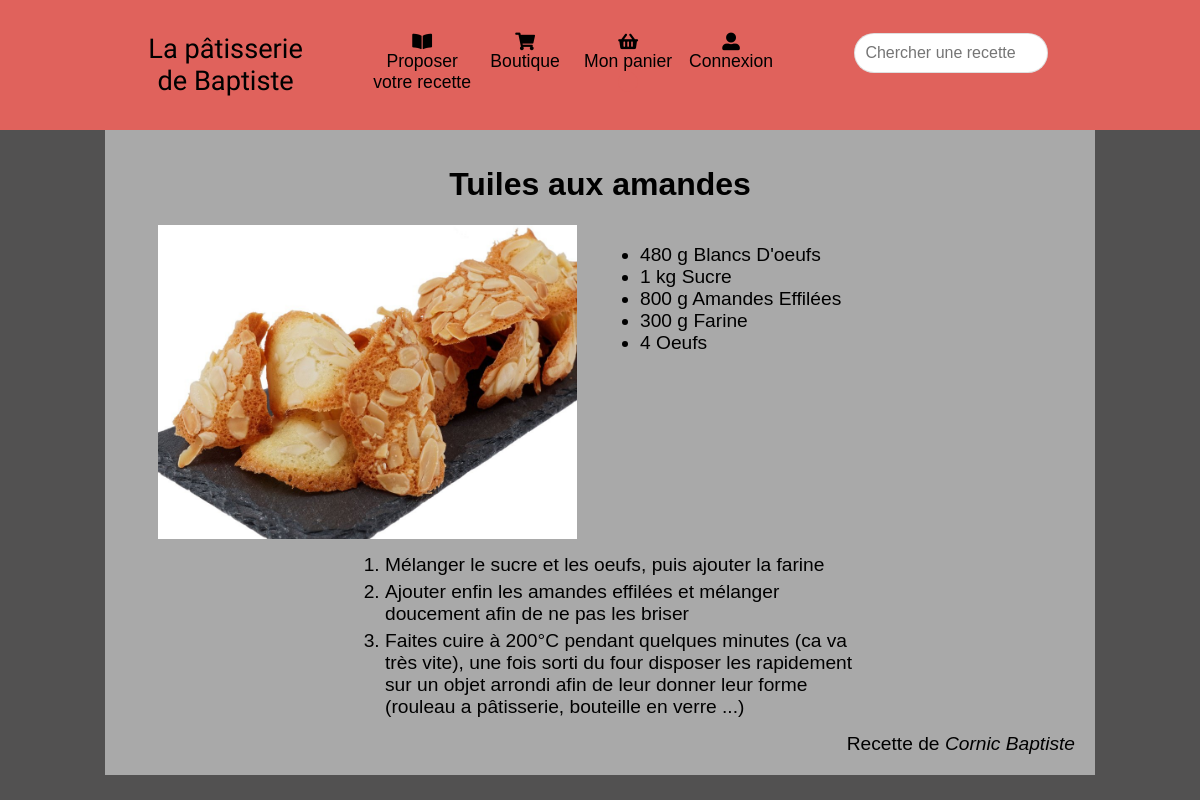
The app's page /recipe.php?id=61 with its own data.
### tables this page shows
CREATE TABLE `recipes` (
  `id` int(11) NOT NULL,
  `recipe_name` varchar(255) NOT NULL,
  `picture` varchar(255) NOT NULL,
  `validate` tinyint(1) NOT NULL,
  `user_id` int(11) NOT NULL
);

CREATE TABLE `ingredients` (
  `ingredient_id` int(11) NOT NULL,
  `ingredient_name` varchar(255) NOT NULL,
  `quantity` varchar(15) NOT NULL,
  `unit` varchar(25) NOT NULL,
  `recipe_id` int(11) NOT NULL
);

CREATE TABLE `directions` (
  `step_order` int(11) NOT NULL,
  `recipe_id` int(11) NOT NULL,
  `step` mediumtext NOT NULL
);

CREATE TABLE `users` (
  `id` int(11) NOT NULL,
  `lastname` varchar(100) NOT NULL,
  `firstname` varchar(100) NOT NULL,
  `address` varchar(255) NOT NULL,
  `city` varchar(100) NOT NULL,
  `zip_code` varchar(5) NOT NULL,
  `country` varchar(255) NOT NULL,
  `phone` varchar(16) NOT NULL,
  `inscription_date` date NOT NULL,
  `email` varchar(100) NOT NULL,
  `password` varchar(64) NOT NULL,
  `admin` tinyint(1) NOT NULL
);

### application/models/SQLModel.php (called while the page is built)
<?php
    class SQLModel
    {
        public function getDatabase()
        {
            $pdo = new PDO('mysql:host=localhost;dbname=mes recettes;charset=utf8mb4; ','root','');
            return $pdo;
        }
    }
?>

### application/models/RecipeModel.php (called while the page is built, shortened)
<?php
require('SQLModel.php');
class RecipeModel
{
    protected $pdo;
    public function __construct()
    {
        $model = new SQLModel();
        $this->pdo = $model->getDatabase();
    }
    public function getOneRecipeValidate($id)
    {
        $sql = 'SELECT recipes.id, recipes.recipe_name, recipes.picture, recipes.validate, recipes.user_id,
                        users.id, users.lastname, users.firstname
                FROM recipes
                INNER JOIN users
                ON users.id = recipes.user_id
                WHERE validate = true AND recipes.id = ?';
        $query = $this->pdo->prepare($sql);
        $query->execute($id);
        $info = $query->fetch(PDO::FETCH_ASSOC);
        $model = new RecipeModel();
        $ingredients = $model->getIngredientsFor($id);
        $model = new RecipeModel();
        $directions = $model->getDirectionsFor($id);
        $recipe= [];
        array_push($recipe, $info, $ingredients, $directions);
        return $recipe;
    }
    public function getIngredientsFor($id)
    {
        $sql = 'SELECT ingredient_name, quantity, unit, recipe_id
                FROM ingredients
                WHERE recipe_id = ?';
        $query = $this->pdo->prepare($sql);
        $query->execute($id);
        $ingredients = $query->fetchAll(PDO::FETCH_ASSOC);
        return $ingredients;
    }
    public function getDirectionsFor($id)
    {
        $sql = 'SELECT recipe_id, step
                FROM directions
                WHERE recipe_id = ?';
        $query = $this->pdo->prepare($sql);
        $query->execute($id);
        $directions = $query->fetchAll(PDO::FETCH_ASSOC);
        return $directions;
    }
}

### application/views/recipe.phtml (the view)
<!DOCTYPE html>
<html lang="fr">
    <head>
       <?php include 'templates/head.phtml'; ?>
    </head>
    <body>
        <header>
            <?php  include 'templates/header.phtml'; ?>
        </header>
        <main>
            <h1><?= htmlspecialchars(ucfirst($recipe[0]['recipe_name'])) ?></h1>
            <section class="recipe_info">
                <div class="img_ingredients">
                    <div class="recipe_left">
                        <img class="recipe_img" src="application/views/images/recipe/<?= htmlspecialchars($recipe[0]['picture']) ?>">
                    </div>
                    <div class="recipe_right">
                        <ul>
                            <?php foreach($recipe[1] as $ingredient): ?>
                            <li>
                                <?php if($ingredient['quantity'] > 0): echo  htmlspecialchars($ingredient['quantity']); endif;?>
                                <?= htmlspecialchars($ingredient['unit']) ?>
                                <?= htmlspecialchars(ucwords ($ingredient['ingredient_name'])) ?>
                            </li>
                            <?php endforeach; ?>
                        </ul>
                    </div>
                </div>
                <div class="recipe_bottom">
                    <ol>
                        <?php foreach($recipe[2] as $step): ?>
                            <li><?= htmlspecialchars(ucfirst($step['step'])) ?></li>
                        <?php endforeach; ?>
                    </ol>
                    <p>Recette de <em><?= htmlspecialchars(ucwords ($recipe[0]['lastname'])) ?> <?= htmlspecialchars(ucwords ($recipe[0]['firstname'])) ?></em></p>
                </div>
            </section>
        </main>
    </body>
</html>

### application/views/css/style.css (style rules this page uses)
body { background:#525151; margin:0; }
p { margin:0; }
main { width:80%; margin:auto; background:darkgray; padding: 15px; font-family:Calibri, sans-serif; }
h1 { text-align:center; }
section { min-height: 300px; }
header { background:#e0625c; height:100px; display:flex; padding:15px; }
.recipe_info { font-size: 1.2em; }
.recipe_info ol { width:50%; margin: 15px auto; }
.recipe_info p { margin: 5px; text-align: right; }
.recipe_left { display: flex; width: 50%; }
.recipe_img { margin: auto; width: 90%; max-height: 350px; }
.img_ingredients { display:flex; margin: auto 15px; }
.recipe_bottom ol li { margin:5px; }

### records on screen
recipes: recipe_name "Tuiles aux amandes", picture (picture), user.lastname "Cornic", user.firstname "Baptiste"
ingredients: quantity "480", unit "g", ingredient_name "Blancs D'oeufs"
ingredients: quantity "1", unit "kg", ingredient_name "Sucre"
ingredients: quantity "800", unit "g", ingredient_name "Amandes Effilées"
ingredients: quantity "300", unit "g", ingredient_name "Farine"
ingredients: quantity "4", ingredient_name "Oeufs"
directions: step "Mélanger le sucre et les oeufs, puis ajouter la farine"
directions: step "Ajouter enfin les amandes effilées et mélanger doucement afin de ne pas les briser"
directions: step "Faites cuire à 200°C pendant quelques minutes (ca va très vite), une fois sorti du four disposer les rapidement sur un objet arrondi afin de leur donner leur forme (rouleau a pâtisserie, bouteille en verre ...)"
